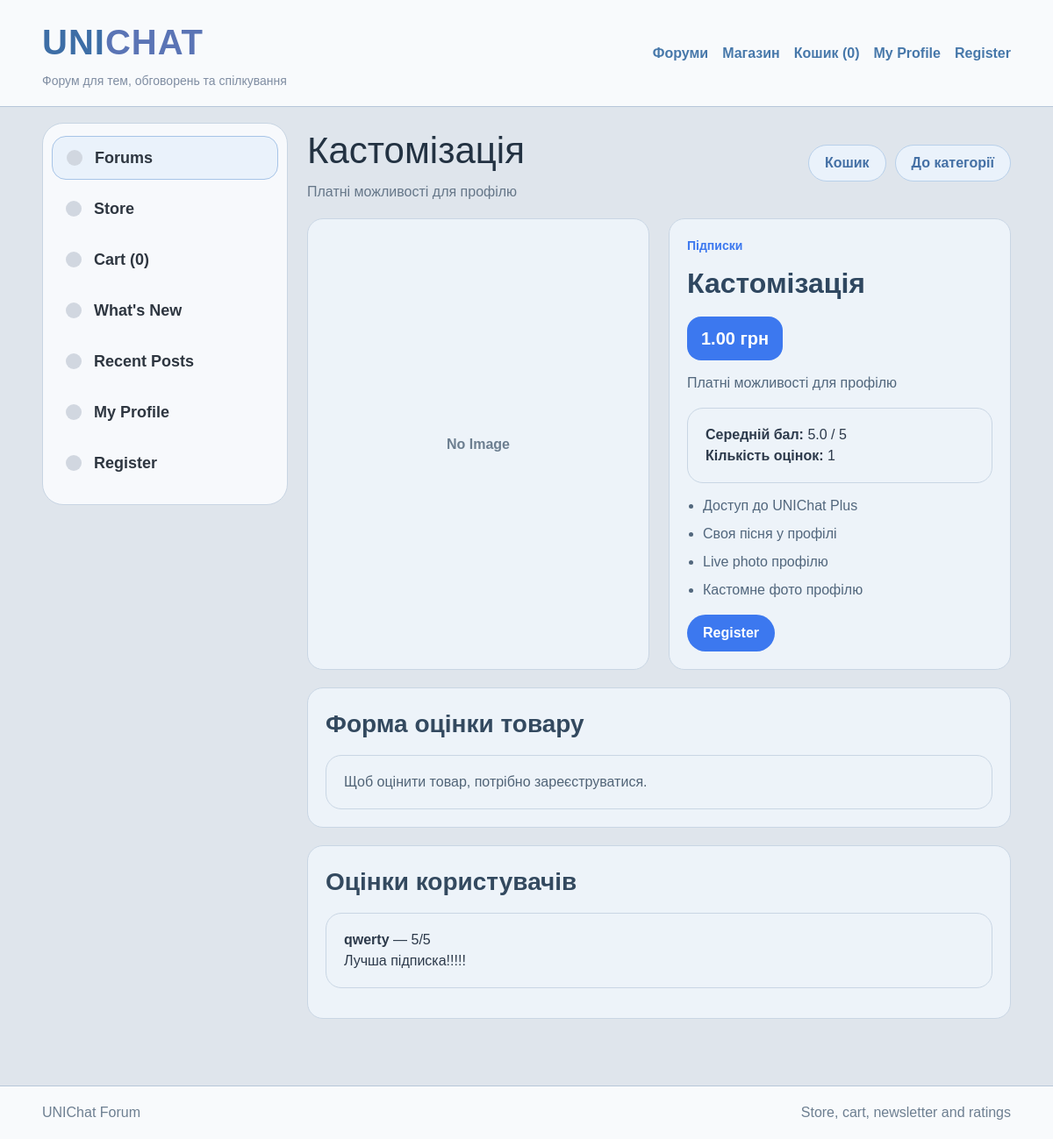
Page /store/product/1/ on the committed database.
### lab2/myapp/models.py (models this page shows, shortened)
class Product(models.Model):
    category = models.ForeignKey(
        ProductCategory,
        on_delete=models.CASCADE,
        related_name="products",
        verbose_name="Категорія"
    )
    name = models.CharField(max_length=150, verbose_name="Назва")
    short_description = models.CharField(max_length=255, verbose_name="Короткий опис")
    description = models.TextField(verbose_name="Опис")
    image_url = models.URLField(blank=True, default="", verbose_name="Посилання на фото")
    price = models.DecimalField(max_digits=8, decimal_places=2, default=0, verbose_name="Ціна")
    unlocks_plus = models.BooleanField(default=False, verbose_name="Відкриває UNIChat Plus")
    created_at = models.DateTimeField(auto_now_add=True, verbose_name="Створено")
    updated_at = models.DateTimeField(auto_now=True, verbose_name="Оновлено")
    class Meta:
        verbose_name = "Товар"
        verbose_name_plural = "Товари"

class ProductCategory(models.Model):
    name = models.CharField(max_length=100, verbose_name="Назва")
    description = models.TextField(blank=True, default="", verbose_name="Опис")
    created_at = models.DateTimeField(auto_now_add=True, verbose_name="Створено")
    updated_at = models.DateTimeField(auto_now=True, verbose_name="Оновлено")
    class Meta:
        verbose_name = "Категорія товарів"
        verbose_name_plural = "Категорії товарів"

class ProductRating(models.Model):
    user = models.ForeignKey(User, on_delete=models.CASCADE, related_name="product_ratings")
    product = models.ForeignKey(Product, on_delete=models.CASCADE, related_name="ratings")
    score = models.PositiveSmallIntegerField(
        verbose_name="Оцінка",
        validators=[MinValueValidator(1), MaxValueValidator(5)]
    )
    comment = models.TextField(blank=True, default="", verbose_name="Коментар")
    created_at = models.DateTimeField(auto_now_add=True, verbose_name="Створено")
    updated_at = models.DateTimeField(auto_now=True, verbose_name="Оновлено")
    class Meta:
        verbose_name = "Оцінка товару"
        verbose_name_plural = "Оцінки товарів"
        unique_together = ("user", "product")

### lab2/myapp/views.py (the view)
# urls.py: path("store/product/<int:product_id>/", views.product_detail, name="product_detail"),
def product_detail(request, product_id):
    context = get_base_context(request)
    product = get_object_or_404(Product.objects.select_related("category"), id=product_id)
    ratings = ProductRating.objects.filter(product=product).select_related("user").order_by("-updated_at")
    average_score = ratings.aggregate(avg=Avg("score"))["avg"]
    user_rating = None
    if request.user.is_authenticated:
        user_rating = ProductRating.objects.filter(user=request.user, product=product).first()
    context.update({
        "title": product.name,
        "selected_category_id": None,
        "product": product,
        "average_score": average_score,
        "ratings": ratings,
        "ratings_count": ratings.count(),
        "user_rating": user_rating,
        "rating_form": ProductRatingForm(instance=user_rating) if user_rating else ProductRatingForm(),
    })
    return render(request, "myapp/product_detail.html", context)

### lab2/myapp/views.py (called while the page is built)
def get_base_context(request):
    categories = Category.objects.annotate(posts_total=Count("posts", distinct=True)).order_by("name")
    cart_count = 0
    if request.user.is_authenticated:
        cart_count = CartItem.objects.filter(user=request.user).aggregate(total=Sum("quantity"))["total"] or 0
    return {
        "categories": categories,
        "cart_count": cart_count,
    }

### lab2/myapp/templates/myapp/product_detail.html
{% extends 'myapp/base.html' %}
{% block content %}
<div class="forum-page-header">
    <div>
        <h1>{{ product.name }}</h1>
        <p class="page-description">{{ product.short_description }}</p>
    </div>
    <div class="header-actions">
        <a href="{% url 'cart_view' %}" class="back-btn">Кошик</a>
        <a href="{% url 'product_category_detail' product.category.id %}" class="back-btn">До категорії</a>
    </div>
</div>
<section class="product-detail-grid">
    <div class="product-detail-media">
        {% if product.image_url %}
            <img src="{{ product.image_url }}" alt="{{ product.name }}" class="product-detail-image">
        {% else %}
            <div class="product-no-image large">No Image</div>
        {% endif %}
    </div>
    <div class="product-detail-info">
        <div class="topic-meta-top">
            <span class="topic-category">{{ product.category.name }}</span>
        </div>
        <h2>{{ product.name }}</h2>
        <div class="price-badge big">{{ product.price }} грн</div>
        <p class="product-detail-text">{{ product.description }}</p>
        <div class="rating-summary-box">
            <p><strong>Середній бал:</strong>
                {% if average_score %}
                    {{ average_score|floatformat:1 }} / 5
                {% else %}
                    Ще немає оцінок
                {% endif %}
            </p>
            <p><strong>Кількість оцінок:</strong> {{ ratings_count }}</p>
        </div>
        {% if product.unlocks_plus %}
            <ul class="feature-list">
                <li>Доступ до UNIChat Plus</li>
                <li>Своя пісня у профілі</li>
                <li>Live photo профілю</li>
                <li>Кастомне фото профілю</li>
            </ul>
        {% endif %}
        <div class="product-actions">
            {% if user.is_authenticated %}
                <form method="post" action="{% url 'add_to_cart' product.id %}">
                    {% csrf_token %}
                    <input type="hidden" name="next" value="{% url 'product_detail' product.id %}">
                    <button type="submit" class="add-topic-btn">Додати в кошик</button>
                </form>
                <form method="post" action="{% url 'buy_product' product.id %}">
                    {% csrf_token %}
                    {% if product.unlocks_plus %}
                        <button type="submit" class="add-topic-btn">Купити UNIChat Plus</button>
                    {% else %}
                        <button type="submit" class="add-topic-btn">Купити</button>
                    {% endif %}
                </form>
            {% else %}
                <a href="{% url 'register' %}" class="add-topic-btn">Register</a>
            {% endif %}
        </div>
    </div>
</section>
<section class="reply-box">
    <h2>Форма оцінки товару</h2>
    {% if user.is_authenticated %}
        <form method="post" action="{% url 'rate_product' product.id %}" class="forum-form">
            {% csrf_token %}
            <div class="form-group">
                <label for="{{ rating_form.score.id_for_label }}">Оцінка</label>
                {{ rating_form.score }}
            </div>
            <div class="form-group">
                <label for="{{ rating_form.comment.id_for_label }}">Коментар</label>
                {{ rating_form.comment }}
            </div>
            <button type="submit" class="add-topic-btn">Зберегти оцінку</button>
        </form>
    {% else %}
        <div class="empty-box">Щоб оцінити товар, потрібно зареєструватися.</div>
    {% endif %}
</section>
<section class="reply-box">
    <h2>Оцінки користувачів</h2>
    {% for rating in ratings %}
        <div class="comment-item">
            <p><strong>{{ rating.user.username }}</strong> — {{ rating.score }}/5</p>
            {% if rating.comment %}
                <p>{{ rating.comment }}</p>
            {% endif %}
        </div>
    {% empty %}
        <div class="empty-box">Оцінок поки немає.</div>
    {% endfor %}
</section>
{% endblock %}

### lab2/myapp/static/myapp/css/style.css (style rules this page uses)
* { margin: 0; padding: 0; box-sizing: border-box; }
body { font-family: Arial, sans-serif; background: #dfe5ec; color: #2d3a4b; line-height: 1.5; }
a { text-decoration: none; color: inherit; }
.forum-page-header { display: flex; justify-content: space-between; align-items: center; gap: 16px; margin-bottom: 18px; flex-wrap: wrap; }
.forum-page-header h1 { font-size: 42px; font-weight: 500; color: #233242; }
.page-description { color: #667789; margin-top: 4px; }
.header-actions { display: flex; gap: 10px; flex-wrap: wrap; }
.add-topic-btn, .back-btn, .small-topic-btn, .open-topic-btn, .primary-button, .secondary-button { display: inline-flex; align-items: center; justify-content: center; min-height: 42px; padding: 0 18px; border-radius: 22px; border: none; cursor: pointer; font-weight: 600; transition: 0.2s; }
.add-topic-btn, .small-topic-btn, .open-topic-btn, .primary-button { background: #3c78ef; color: white; }
.back-btn, .secondary-button { background: #eaf2fb; color: #4470a5; border: 1px solid #b8d0ea; }
.forum-row, .topic-card, .post-detail-box, .reply-box, .comment-item, .empty-box, .product-card, .preview-card, .product-detail-media, .product-detail-info, .comment-box, .rating-summary-box { background: #edf3f9; border: 1px solid #c9d6e4; border-radius: 18px; }
.topic-meta-top, .thread-meta { display: flex; gap: 12px; flex-wrap: wrap; color: #6f7f91; font-size: 14px; margin-bottom: 8px; }
.topic-category, .badge { color: #3c78ef; font-weight: 700; }
.post-detail-box, .reply-box { padding: 20px; margin-bottom: 20px; }
.reply-box h2, .comments-section h2, .page-header h1 { font-size: 28px; color: #33495f; margin-bottom: 14px; }
.comment-item, .comment-box, .rating-summary-box { padding: 18px 20px; margin-bottom: 14px; }
.empty-box { padding: 18px 20px; color: #516477; }
.product-no-image { width: 100%; height: 100%; display: flex; align-items: center; justify-content: center; color: #6c7e90; font-weight: 700; }
.product-no-image.large { min-height: 320px; }
.price-badge { display: inline-block; padding: 8px 14px; border-radius: 16px; background: #3c78ef; color: white; font-weight: 700; margin-bottom: 14px; }
.price-badge.big { font-size: 20px; padding: 10px 16px; }
.product-actions { display: flex; gap: 10px; flex-wrap: wrap; }
.product-detail-grid { display: grid; grid-template-columns: 1fr 1fr; gap: 22px; margin-bottom: 20px; }
.product-detail-info { padding: 20px; }
.product-detail-info h2 { font-size: 32px; color: #2f4760; margin: 8px 0 14px; }
.product-detail-text { color: #52677d; margin-bottom: 16px; }
.feature-list { margin-bottom: 16px; padding-left: 18px; }
.feature-list li { margin-bottom: 8px; color: #52677d; }

### rows in the picture
Product: name "Кастомізація", short_description "Платні можливості для профілю", category.name "Підписки", price "1.00", description "Платні можливості для профілю"
ProductRating: user.username "qwerty", score "5", comment "Лучша підписка!!!!!"

### other values in the picture
{{ cart_count }} "0"
{{ average_score|floatformat:1 }} "5.0"
{{ ratings_count }} "1"
